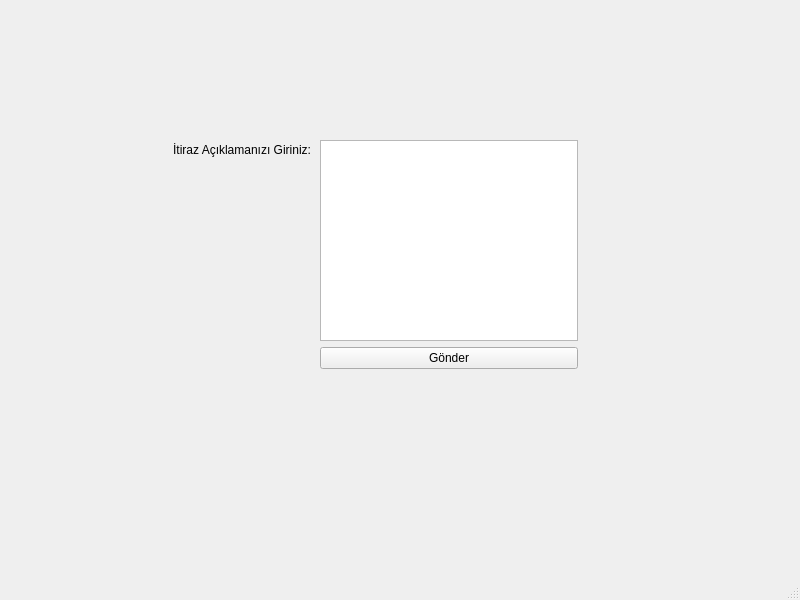
<?xml version="1.0" encoding="UTF-8"?>
<ui version="4.0">
 <class>ItirazEtme</class>
 <widget class="QMainWindow" name="ItirazEtme">
  <property name="geometry">
   <rect>
    <x>0</x>
    <y>0</y>
    <width>800</width>
    <height>600</height>
   </rect>
  </property>
  <property name="windowTitle">
   <string>MainWindow</string>
  </property>
  <widget class="QWidget" name="centralwidget">
   <widget class="QLabel" name="label">
    <property name="geometry">
     <rect>
      <x>120</x>
      <y>140</y>
      <width>191</width>
      <height>20</height>
     </rect>
    </property>
    <property name="text">
     <string>İtiraz Açıklamanızı Giriniz:</string>
    </property>
    <property name="alignment">
     <set>Qt::AlignRight|Qt::AlignTrailing|Qt::AlignVCenter</set>
    </property>
   </widget>
   <widget class="QWidget" name="">
    <property name="geometry">
     <rect>
      <x>320</x>
      <y>140</y>
      <width>258</width>
      <height>229</height>
     </rect>
    </property>
    <layout class="QVBoxLayout" name="verticalLayout">
     <item>
      <widget class="QTextEdit" name="textEdit"/>
     </item>
     <item>
      <widget class="QPushButton" name="pushButton">
       <property name="text">
        <string>Gönder</string>
       </property>
      </widget>
     </item>
    </layout>
   </widget>
  </widget>
  <widget class="QMenuBar" name="menubar">
   <property name="geometry">
    <rect>
     <x>0</x>
     <y>0</y>
     <width>800</width>
     <height>26</height>
    </rect>
   </property>
  </widget>
  <widget class="QStatusBar" name="statusbar"/>
 </widget>
 <resources/>
 <connections/>
</ui>
